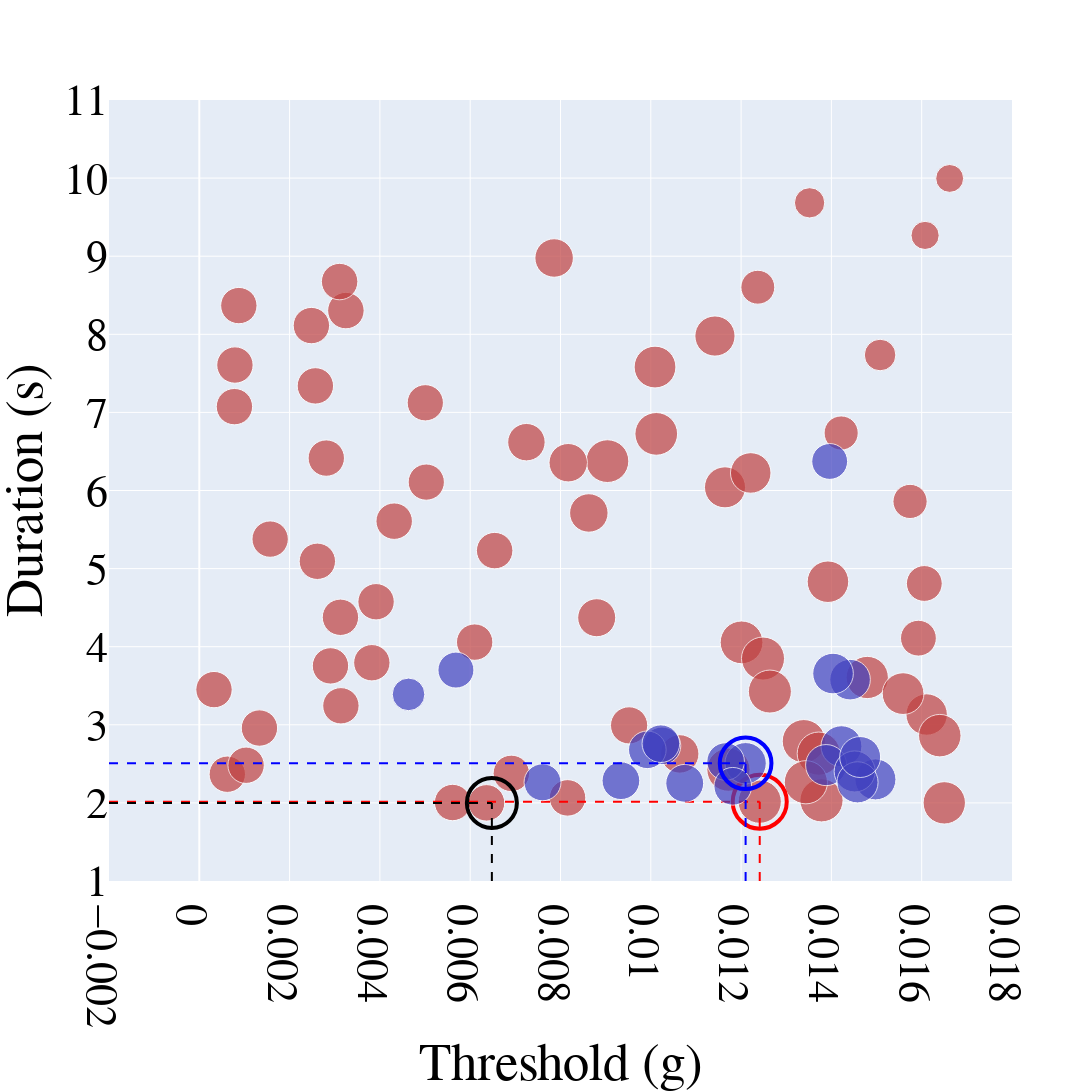

This figure's notebook cell:
### Code cell
import plotly.graph_objects as go
import numpy as np

# Function to map a value in [1, 65] to a saturation percentage between 30% and 100%
def value_to_saturation(val, min_val=1, max_val=65, min_sat=0.5, max_sat=1.0, gamma=2):
    norm = (val - min_val) / (max_val - min_val)
    sat = min_sat + (norm ** gamma) * (max_sat - min_sat)
    return round(sat * 100, 1)

# For R_PRE (red)
colors_red = [f'hsl(0, {value_to_saturation(val)}%, 50%)' for val in R_PRE[:, 2]]
max_idx_pre = np.argmax(R_PRE[:, 2])

# For R_ONB (blue)
colors_blue = [f'hsl(240, {value_to_saturation(val)}%, 50%)' for val in R_ONB[:, 2]]
max_idx_onb = np.argmax(R_ONB[:, 2])

# Font customization variables
font_family = "Times New Roman"
font_size = 44
font_color = "black"

# Create figure object
fig = go.Figure()

# Add first dataset R_PRE (red)
fig.add_trace(go.Scatter(
    x=R_PRE[:, 0],
    y=R_PRE[:, 1],
    mode='markers',
    marker=dict(
        size=R_PRE[:, 2] * 40,
        color=colors_red
    ),
    name='R_PRE'
))

# Highlight maximum value in R_PRE with a red hollow circle
fig.add_trace(go.Scatter(
    x=[R_PRE[max_idx_pre, 0]],
    y=[R_PRE[max_idx_pre, 1]],
    mode='markers',
    marker=dict(
        size=R_PRE[max_idx_pre, 2] * 50,
        color='rgba(255, 0, 0, 0)',
        line=dict(color='red', width=4)
    ),
    name='Max R_PRE'
))

# Vertical and horizontal lines for R_PRE max
fig.add_trace(go.Scatter(
    x=[R_PRE[max_idx_pre, 0], R_PRE[max_idx_pre, 0]],
    y=[1, R_PRE[max_idx_pre, 1]],
    mode='lines',
    line=dict(color='red', width=2, dash='dash'),
    showlegend=False
))
fig.add_trace(go.Scatter(
    x=[-0.002, R_PRE[max_idx_pre, 0]],
    y=[R_PRE[max_idx_pre, 1], R_PRE[max_idx_pre, 1]],
    mode='lines',
    line=dict(color='red', width=2, dash='dash'),
    showlegend=False
))

# Add second dataset R_ONB (blue)
fig.add_trace(go.Scatter(
    x=R_ONB[:, 0],
    y=R_ONB[:, 1],
    mode='markers',
    marker=dict(
        size=R_ONB[:, 2] * 40,
        color=colors_blue
    ),
    name='R_ONB'
))

# Highlight maximum value in R_ONB with a blue hollow circle
fig.add_trace(go.Scatter(
    x=[R_ONB[max_idx_onb, 0]],
    y=[R_ONB[max_idx_onb, 1]],
    mode='markers',
    marker=dict(
        size=R_ONB[max_idx_onb, 2] * 50,
        color='rgba(0, 0, 255, 0)',
        line=dict(color='blue', width=4)
    ),
    name='Max R_ONB'
))

# Vertical and horizontal lines for R_ONB max
fig.add_trace(go.Scatter(
    x=[R_ONB[max_idx_onb, 0], R_ONB[max_idx_onb, 0]],
    y=[1, R_ONB[max_idx_onb, 1]],
    mode='lines',
    line=dict(color='blue', width=2, dash='dash'),
    showlegend=False
))
fig.add_trace(go.Scatter(
    x=[-0.002, R_ONB[max_idx_onb, 0]],
    y=[R_ONB[max_idx_onb, 1], R_ONB[max_idx_onb, 1]],
    mode='lines',
    line=dict(color='blue', width=2, dash='dash'),
    showlegend=False
))

# Add black hollow circle at (0.00648, 5) with vertical and horizontal lines
fig.add_trace(go.Scatter(
    x=[0.00648],
    y=[2],
    mode='markers',
    marker=dict(
        size=50,
        color='rgba(0, 0, 0, 0)',
        line=dict(color='black', width=4)
    ),
    name='Custom Point'
))

fig.add_trace(go.Scatter(
    x=[0.00648, 0.00648],
    y=[1, 2],
    mode='lines',
    line=dict(color='black', width=2, dash='dash'),
    showlegend=False
))

fig.add_trace(go.Scatter(
    x=[-0.002, 0.00648],
    y=[2, 2],
    mode='lines',
    line=dict(color='black', width=2, dash='dash'),
    showlegend=False
))

# Update overall layout
fig.update_layout(
    font=dict(
        family=font_family,
        size=font_size,
        color=font_color
    ),
    width=1600,
    height=1600,
    showlegend=False,
    xaxis_title="Threshold (g)",
    yaxis_title="Duration (s)"
)

fig.update_xaxes(
    range=[-0.002, 0.018],
    tick0=-0.002,       # Starting tick value on x-axis
    dtick=0.002,        # Interval between ticks on x-axis
    tickfont=dict(family=font_family, size=font_size, color=font_color)
)

fig.update_yaxes(
    range=[1, 11],
    tick0=1,            # Starting tick value on y-axis
    dtick=1,            # Interval between ticks on y-axis
    tickfont=dict(family=font_family, size=font_size, color=font_color)
)


fig.show()

### Figure 1 — Plotly figure (JSON) as saved in the notebook; plotly's stock layout.template omitted (floating-point values rounded to 4 significant figures)
{"data": [{"marker": {"color": ["hsl(0, 50.0%, 50%)", "hsl(0, 50.0%, 50%)", "hsl(0, 50.0%, 50%)", "hsl(0, 50.0%, 50%)", "hsl(0, 50.0%, 50%)", "hsl(0, 50.0%, 50%)", "hsl(0, 50.0%, 50%)", "hsl(0, 50.0%, 50%)", "hsl(0, 50.0%, 50%)", "hsl(0, 50.0%, 50%)", "hsl(0, 50.0%, 50%)", "hsl(0, 50.0%, 50%)", "hsl(0, 50.0%, 50%)", "hsl(0, 50.0%, 50%)", "hsl(0, 50.0%, 50%)", "hsl(0, 50.0%, 50%)", "hsl(0, 50.0%, 50%)", "hsl(0, 50.0%, 50%)", "hsl(0, 50.0%, 50%)", "hsl(0, 50.0%, 50%)", "hsl(0, 50.0%, 50%)", "hsl(0, 50.0%, 50%)", "hsl(0, 50.0%, 50%)", "hsl(0, 50.0%, 50%)", "hsl(0, 50.0%, 50%)", "hsl(0, 50.0%, 50%)", "hsl(0, 50.0%, 50%)", "hsl(0, 50.0%, 50%)", "hsl(0, 50.0%, 50%)", "hsl(0, 50.0%, 50%)", "hsl(0, 50.0%, 50%)", "hsl(0, 50.0%, 50%)", "hsl(0, 50.0%, 50%)", "hsl(0, 50.0%, 50%)", "hsl(0, 50.0%, 50%)", "hsl(0, 50.0%, 50%)", "hsl(0, 50.0%, 50%)", "hsl(0, 50.0%, 50%)", "hsl(0, 50.0%, 50%)", "hsl(0, 50.0%, 50%)", "hsl(0, 50.0%, 50%)", "hsl(0, 50.0%, 50%)", "hsl(0, 50.0%, 50%)", "hsl(0, 50.0%, 50%)", "hsl(0, 50.0%, 50%)", "hsl(0, 50.0%, 50%)", "hsl(0, 50.0%, 50%)", "hsl(0, 50.0%, 50%)", "hsl(0, 50.0%, 50%)", "hsl(0, 50.0%, 50%)", "hsl(0, 50.0%, 50%)", "hsl(0, 50.0%, 50%)", "hsl(0, 50.0%, 50%)", "hsl(0, 50.0%, 50%)", "hsl(0, 50.0%, 50%)", "hsl(0, 50.0%, 50%)", "hsl(0, 50.0%, 50%)", "hsl(0, 50.0%, 50%)", "hsl(0, 50.0%, 50%)", "hsl(0, 50.0%, 50%)", "hsl(0, 50.0%, 50%)", "hsl(0, 50.0%, 50%)", "hsl(0, 50.0%, 50%)", "hsl(0, 50.0%, 50%)", "hsl(0, 50.0%, 50%)"], "size": [41.54, 36.36, 41.05, 36.24, 36.37, 37.43, 36.23, 36.49, 30.33, 34.15, 42.27, 38.48, 42.76, 35.81, 42.68, 43.18, 36.38, 41.41, 36.5, 42.75, 43.21, 41.8, 36.47, 36.36, 27.91, 38.45, 38.42, 35.81, 36.46, 31.59, 28.16, 43.17, 37.22, 36.36, 36.36, 36.46, 36.38, 43.22, 38.03, 36.39, 36.36, 40.52, 33.89, 43.17, 36.36, 36.36, 36.36, 36.36, 34.21, 42.48, 36.36, 40.18, 36.36, 42.34, 36.36, 43.21, 36.47, 36.36, 41.74, 36.36, 43.07, 36.37, 36.47, 38.44, 43.0]}, "mode": "markers", "name": "R_PRE", "type": "scatter", "x": [0.01392, 0.002615, 0.01164, 0.005005, 0.003915, 0.007245, 0.005027, 0.006542, 0.01352, 0.01422, 0.01479, 0.007859, 0.009039, 0.01606, 0.01012, 0.01172, 0.002483, 0.01611, 0.008156, 0.01201, 0.01339, 0.01009, 0.003247, 0.0003259, 0.01662, 0.008628, 0.01064, 0.01593, 0.003108, 0.01508, 0.01608, 0.01378, 0.009519, 0.0006199, 0.002905, 0.004317, 0.002571, 0.01241, 0.008802, 0.00561, 0.003137, 0.01221, 0.01237, 0.01372, 0.001036, 0.003822, 0.002812, 0.000778, 0.01574, 0.0164, 0.003126, 0.01142, 0.001569, 0.0165, 0.001332, 0.01343, 0.006911, 0.0007893, 0.01559, 0.0008758, 0.01249, 0.006099, 0.006362, 0.008171, 0.01264], "y": [4.832, 5.094, 6.041, 7.123, 4.575, 6.619, 6.108, 5.23, 9.683, 6.736, 3.606, 8.977, 6.376, 4.809, 6.725, 2.425, 8.112, 3.132, 2.064, 4.056, 2.79, 7.58, 8.304, 3.451, 9.996, 5.712, 2.627, 4.109, 8.675, 7.735, 9.266, 2.033, 2.992, 2.367, 3.754, 5.607, 7.339, 2.016, 4.371, 2.005, 3.243, 6.225, 8.603, 2.631, 2.482, 3.795, 6.415, 7.074, 5.86, 2.861, 4.377, 7.978, 5.378, 2.001, 2.958, 2.264, 2.378, 7.606, 3.399, 8.367, 3.848, 4.059, 2.001, 6.356, 3.426]}, {"marker": {"color": "rgba(255, 0, 0, 0)", "line": {"color": "red", "width": 4}, "size": 54.03}, "mode": "markers", "name": "Max R_PRE", "type": "scatter", "x": [0.01241], "y": [2.016]}, {"line": {"color": "red", "dash": "dash", "width": 2}, "mode": "lines", "showlegend": false, "type": "scatter", "x": [0.01241, 0.01241], "y": [1, 2.016]}, {"line": {"color": "red", "dash": "dash", "width": 2}, "mode": "lines", "showlegend": false, "type": "scatter", "x": [-0.002, 0.01241], "y": [2.016, 2.016]}, {"marker": {"color": ["hsl(240, 50.0%, 50%)", "hsl(240, 50.0%, 50%)", "hsl(240, 50.0%, 50%)", "hsl(240, 50.0%, 50%)", "hsl(240, 50.0%, 50%)", "hsl(240, 50.0%, 50%)", "hsl(240, 50.0%, 50%)", "hsl(240, 50.0%, 50%)", "hsl(240, 50.0%, 50%)", "hsl(240, 50.0%, 50%)", "hsl(240, 50.0%, 50%)", "hsl(240, 50.0%, 50%)", "hsl(240, 50.0%, 50%)", "hsl(240, 50.0%, 50%)", "hsl(240, 50.0%, 50%)", "hsl(240, 50.0%, 50%)", "hsl(240, 50.0%, 50%)", "hsl(240, 50.0%, 50%)", "hsl(240, 50.0%, 50%)", "hsl(240, 50.0%, 50%)"], "size": [40.93, 41.11, 37.63, 41.02, 41.06, 36.96, 40.57, 32.62, 37.63, 37.84, 41.34, 37.62, 41.11, 37.69, 40.61, 35.95, 40.96, 37.58, 35.85, 37.71]}, "mode": "markers", "name": "R_ONB", "type": "scatter", "x": [0.01422, 0.01388, 0.01025, 0.01498, 0.01452, 0.007602, 0.01441, 0.004634, 0.009923, 0.01075, 0.0121, 0.01022, 0.01458, 0.009338, 0.01404, 0.005684, 0.01464, 0.01166, 0.01396, 0.01182], "y": [2.726, 2.484, 2.731, 2.301, 2.403, 2.264, 3.578, 3.39, 2.68, 2.251, 2.508, 2.758, 2.263, 2.284, 3.656, 3.701, 2.587, 2.53, 6.372, 2.212]}, {"marker": {"color": "rgba(0, 0, 255, 0)", "line": {"color": "blue", "width": 4}, "size": 51.68}, "mode": "markers", "name": "Max R_ONB", "type": "scatter", "x": [0.0121], "y": [2.508]}, {"line": {"color": "blue", "dash": "dash", "width": 2}, "mode": "lines", "showlegend": false, "type": "scatter", "x": [0.0121, 0.0121], "y": [1, 2.508]}, {"line": {"color": "blue", "dash": "dash", "width": 2}, "mode": "lines", "showlegend": false, "type": "scatter", "x": [-0.002, 0.0121], "y": [2.508, 2.508]}, {"marker": {"color": "rgba(0, 0, 0, 0)", "line": {"color": "black", "width": 4}, "size": 50}, "mode": "markers", "name": "Custom Point", "type": "scatter", "x": [0.00648], "y": [2]}, {"line": {"color": "black", "dash": "dash", "width": 2}, "mode": "lines", "showlegend": false, "type": "scatter", "x": [0.00648, 0.00648], "y": [1, 2]}, {"line": {"color": "black", "dash": "dash", "width": 2}, "mode": "lines", "showlegend": false, "type": "scatter", "x": [-0.002, 0.00648], "y": [2, 2]}], "layout": {"font": {"color": "black", "family": "Times New Roman", "size": 44}, "height": 1600, "showlegend": false, "width": 1600, "xaxis": {"dtick": 0.002, "range": [-0.002, 0.018], "tick0": -0.002, "tickfont": {"color": "black", "family": "Times New Roman", "size": 44}, "title": {"text": "Threshold (g)"}}, "yaxis": {"dtick": 1, "range": [1, 11], "tick0": 1, "tickfont": {"color": "black", "family": "Times New Roman", "size": 44}, "title": {"text": "Duration (s)"}}}}
